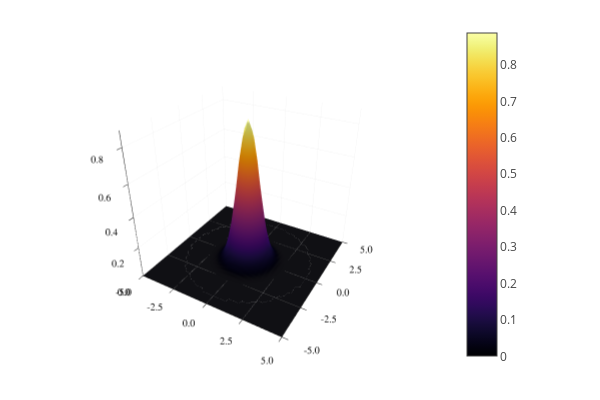

Source (notebook cell):
### Code cell
using Plots; plotlyjs()
using LinearAlgebra
using BenchmarkTools

freePropagator(finPos, startPos, finTime, startTime = 0, m = 1) = sqrt(m / (2 * pi * im * (finTime - startTime))) * exp(im * m / (2 * (finTime - startTime)) * (finPos - startPos)^2)  
freePropagatorC(qf, qfp, q0, q0p, tf, t0) = freePropagator(qf, q0, tf, t0) + freePropagator(qfp, q0p, tf, t0)
initStateFunction(q0, q0p, σ1, s1, p1, σ2, s2, p2) = (1//2 * pi * σ1)^(1//4) * exp(-(q0 - s1)^2 / (4 * σ1^2) + im * p1 * q0) * (1//2 * pi * σ2)^(1//4) * exp(-(q0p - s2)^2 / (4 * σ2^2) + im * p2 * q0p)

maxPos = 5
minPos = -5
stepPos = 0.25

pos1Vect = collect(minPos:stepPos:maxPos)
pos2Vect = collect(minPos:stepPos:maxPos)
posVectSize = size(pos1Vect, 1)
posMat = [(i, j) for i in pos1Vect, j in pos2Vect]

posToIndex(pos) = Int32((pos - minPos) / stepPos  + 1)

initState(q) = initStateFunction(q[1], q[2], 0.5, 0, 0, 0.5, 0, 0)
initMat = initState.(posMat)
initMat = round.(initMat, digits = 7)

α = 0.5
m = 1

springPropagator1(qf, qfp, q0, q0p, tf, t0) = freePropagatorC(qf, qfp, q0, q0p, tf, t0) * (1 - im * α * tf / 6 * (-2 * (m * (q0 + qf)^2 + m * (q0p + qfp)^2 + im * tf) + 2*q0*q0p + q0*qfp + q0p*qf + 2*qf*qfp))

surface(pos1Vect, pos2Vect, abs.(initMat))

### Figure 1 — Plotly figure (JSON) as saved in the notebook; plotly's stock layout.template omitted (floating-point values rounded to 4 significant figures; data arrays with more than 128 entries replaced by an {"elided": "..."} marker saying what was removed)
{"data": [{"colorbar": {"len": 0.9525, "title": "", "x": 0.7615, "y": 0.5139}, "colorscale": {"elided": "256x2 mixed values"}, "name": "y1", "opacity": null, "scene": "scene", "showlegend": false, "showscale": true, "type": "surface", "x": [-5, -4.75, -4.5, -4.25, -4, -3.75, -3.5, -3.25, -3, -2.75, -2.5, -2.25, -2, -1.75, -1.5, -1.25, -1, -0.75, -0.5, -0.25, 0, 0.25, 0.5, 0.75, 1, 1.25, 1.5, 1.75, 2, 2.25, 2.5, 2.75, 3, 3.25, 3.5, 3.75, 4, 4.25, 4.5, 4.75, 5], "xaxis": "x", "y": [-5, -4.75, -4.5, -4.25, -4, -3.75, -3.5, -3.25, -3, -2.75, -2.5, -2.25, -2, -1.75, -1.5, -1.25, -1, -0.75, -0.5, -0.25, 0, 0.25, 0.5, 0.75, 1, 1.25, 1.5, 1.75, 2, 2.25, 2.5, 2.75, 3, 3.25, 3.5, 3.75, 4, 4.25, 4.5, 4.75, 5], "yaxis": "y", "z": {"elided": "41x41 float values"}, "zaxis": "z", "zmax": 0.8862, "zmin": 0}], "layout": {"annotations": [], "height": 400, "legend": {"bgcolor": "rgba(255, 255, 255, 1.000)", "bordercolor": "rgba(0, 0, 0, 1.000)", "borderwidth": 1, "font": {"color": "rgba(0, 0, 0, 1.000)", "family": "sans-serif", "size": 11}, "title": {"font": {"color": "rgba(0, 0, 0, 1.000)", "family": "sans-serif", "size": 15}, "text": ""}, "tracegroupgap": 0, "traceorder": "normal", "x": 1, "xanchor": "auto", "y": 1, "yanchor": "auto"}, "margin": {"b": 20, "l": 0, "r": 0, "t": 20}, "paper_bgcolor": "rgba(255, 255, 255, 1.000)", "plot_bgcolor": "rgba(255, 255, 255, 1.000)", "scene": {"camera": {"eye": {"x": 1.126, "y": -1.95, "z": 1.3}, "projection": "orthographic"}, "domain": {"x": [0.06582, 0.7615], "y": [0.03762, 0.9902]}, "xaxis": {"gridcolor": "rgba(0, 0, 0, 0.100)", "gridwidth": 0.5, "linecolor": "rgba(0, 0, 0, 1.000)", "mirror": false, "range": [-5, 5], "showgrid": true, "showline": true, "showticklabels": true, "tickangle": 0, "tickcolor": "rgb(0, 0, 0)", "tickfont": {"color": "rgba(0, 0, 0, 1.000)", "family": "sans-serif", "size": 11}, "tickmode": "array", "ticks": "inside", "ticktext": ["-5.0", "-2.5", "0.0", "2.5", "5.0"], "tickvals": [-5, -2.5, 0, 2.5, 5], "title": "", "titlefont": {"color": "rgba(0, 0, 0, 1.000)", "family": "sans-serif", "size": 15}, "type": "-", "visible": true, "zeroline": false, "zerolinecolor": "rgba(0, 0, 0, 1.000)"}, "yaxis": {"gridcolor": "rgba(0, 0, 0, 0.100)", "gridwidth": 0.5, "linecolor": "rgba(0, 0, 0, 1.000)", "mirror": false, "range": [-5, 5], "showgrid": true, "showline": true, "showticklabels": true, "tickangle": 0, "tickcolor": "rgb(0, 0, 0)", "tickfont": {"color": "rgba(0, 0, 0, 1.000)", "family": "sans-serif", "size": 11}, "tickmode": "array", "ticks": "inside", "ticktext": ["-5.0", "-2.5", "0.0", "2.5", "5.0"], "tickvals": [-5, -2.5, 0, 2.5, 5], "title": "", "titlefont": {"color": "rgba(0, 0, 0, 1.000)", "family": "sans-serif", "size": 15}, "type": "-", "visible": true, "zeroline": false, "zerolinecolor": "rgba(0, 0, 0, 1.000)"}, "zaxis": {"gridcolor": "rgba(0, 0, 0, 0.100)", "gridwidth": 0.5, "linecolor": "rgba(0, 0, 0, 1.000)", "mirror": false, "range": [0, 0.8862], "showgrid": true, "showline": true, "showticklabels": true, "tickangle": 0, "tickcolor": "rgb(0, 0, 0)", "tickfont": {"color": "rgba(0, 0, 0, 1.000)", "family": "sans-serif", "size": 11}, "tickmode": "array", "ticks": "inside", "ticktext": ["0.0", "0.2", "0.4", "0.6", "0.8"], "tickvals": [0, 0.2, 0.4, 0.6, 0.8], "title": "", "titlefont": {"color": "rgba(0, 0, 0, 1.000)", "family": "sans-serif", "size": 15}, "type": "-", "visible": true, "zeroline": false, "zerolinecolor": "rgba(0, 0, 0, 1.000)"}}, "showlegend": true, "width": 600}}
